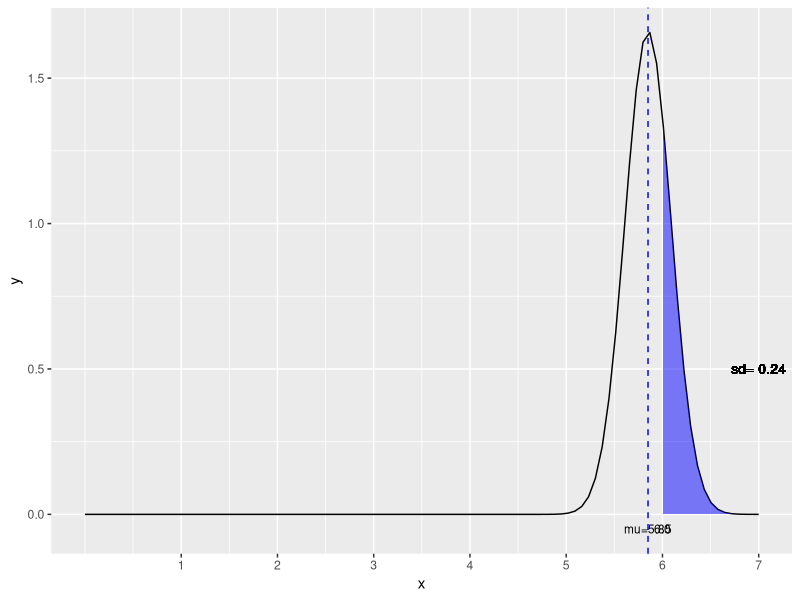

Source code (R): (Note: this script raises an error after producing the figure.)
#page no:288
library(ggplot2)
mu=5.85
sd=0.24
x1=6.0
p6<-round(pnorm(x1,mean=mu,sd=sd),4)
pgt6=1-p6
z1=(x1-mu)/sd
print(paste("a. P(>=6.0)=",round(pgt6,4)))
print(paste("a. Z1=",round(z1,4)))
f_z=0.20/2
fz1=0.25
fz2=-0.25
x2=(fz1*sd)+mu
x3=(fz2*sd)+mu
print(paste("b. solution = ",x3," and ",x2))
xx=seq(0,7,length.out=100)
px=dnorm(xx,mean=mu,sd=sd)
df<-data.frame(x=xx,y=px)
p1<-qplot(x,y,data=df,geom="line")+
  geom_ribbon(data=subset(df, x>=6.0 & x<=7 ),aes(ymax=y),ymin=0,
              fill="blue",colour=NA,alpha=0.5)+
  scale_x_continuous("x",labels=as.character(seq(0:7)),breaks=seq(0:7))+
  geom_vline(aes(xintercept=mu),color="blue",linetype="dashed")+
  geom_text(x=7,y=0.5,size=3.5,
            label=paste0("sd= ",sd))+
  annotate("text",x=5.85,y=-0.05,size=3,label="mu=5.85")+
  annotate("text",x=6.0,y=-0.05,size=3,label="6.0")
grid.arrange(p1,ncol=1)
